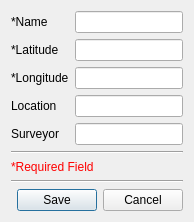
<?xml version="1.0" encoding="UTF-8"?>
<ui version="4.0">
 <class>dlg_beaconForm</class>
 <widget class="QDialog" name="dlg_beaconForm">
  <property name="geometry">
   <rect>
    <x>0</x>
    <y>0</y>
    <width>233</width>
    <height>255</height>
   </rect>
  </property>
  <property name="cursor">
   <cursorShape>PointingHandCursor</cursorShape>
  </property>
  <property name="windowTitle">
   <string>Beacon Form</string>
  </property>
  <property name="modal">
   <bool>true</bool>
  </property>
  <layout class="QGridLayout" name="gridLayout">
   <property name="sizeConstraint">
    <enum>QLayout::SetFixedSize</enum>
   </property>
   <item row="0" column="0">
    <layout class="QVBoxLayout" name="verticalLayout">
     <item>
      <layout class="QFormLayout" name="formLayout">
       <property name="fieldGrowthPolicy">
        <enum>QFormLayout::AllNonFixedFieldsGrow</enum>
       </property>
       <item row="0" column="0">
        <widget class="QLabel" name="lb_name">
         <property name="text">
          <string>*Name</string>
         </property>
        </widget>
       </item>
       <item row="0" column="1">
        <widget class="QLineEdit" name="lnedt_name">
         <property name="required" stdset="0">
          <bool>true</bool>
         </property>
         <property name="type" stdset="0">
          <string>string</string>
         </property>
         <property name="db_field" stdset="0">
          <string>beacon</string>
         </property>
        </widget>
       </item>
       <item row="1" column="0">
        <widget class="QLabel" name="lb_lat">
         <property name="text">
          <string>*Latitude</string>
         </property>
        </widget>
       </item>
       <item row="1" column="1">
        <widget class="QLineEdit" name="lnedt_lat">
         <property name="required" stdset="0">
          <bool>true</bool>
         </property>
         <property name="type" stdset="0">
          <string>double</string>
         </property>
         <property name="db_field" stdset="0">
          <string>y</string>
         </property>
        </widget>
       </item>
       <item row="2" column="0">
        <widget class="QLabel" name="lbl_long">
         <property name="text">
          <string>*Longitude</string>
         </property>
        </widget>
       </item>
       <item row="2" column="1">
        <widget class="QLineEdit" name="lnedt_long">
         <property name="required" stdset="0">
          <bool>true</bool>
         </property>
         <property name="type" stdset="0">
          <string>double</string>
         </property>
         <property name="db_field" stdset="0">
          <string>x</string>
         </property>
        </widget>
       </item>
       <item row="3" column="0">
        <widget class="QLabel" name="lbl_loc">
         <property name="text">
          <string>Location</string>
         </property>
        </widget>
       </item>
       <item row="3" column="1">
        <widget class="QLineEdit" name="lnedt_loc">
         <property name="required" stdset="0">
          <bool>false</bool>
         </property>
         <property name="type" stdset="0">
          <string>string</string>
         </property>
         <property name="db_field" stdset="0">
          <string>location</string>
         </property>
        </widget>
       </item>
       <item row="4" column="0">
        <widget class="QLabel" name="lbl_surveyor">
         <property name="text">
          <string>Surveyor</string>
         </property>
        </widget>
       </item>
       <item row="4" column="1">
        <widget class="QLineEdit" name="lnedt_surveyor">
         <property name="required" stdset="0">
          <bool>false</bool>
         </property>
         <property name="type" stdset="0">
          <string>string</string>
         </property>
         <property name="db_field" stdset="0">
          <string>name</string>
         </property>
        </widget>
       </item>
      </layout>
     </item>
     <item>
      <widget class="Line" name="line">
       <property name="orientation">
        <enum>Qt::Horizontal</enum>
       </property>
      </widget>
     </item>
     <item>
      <widget class="QLabel" name="label">
       <property name="text">
        <string>&lt;html&gt;&lt;head/&gt;&lt;body&gt;&lt;p&gt;&lt;span style=&quot; color:#ff0000;&quot;&gt;*Required Field&lt;/span&gt;&lt;/p&gt;&lt;/body&gt;&lt;/html&gt;</string>
       </property>
      </widget>
     </item>
     <item>
      <widget class="Line" name="line_2">
       <property name="orientation">
        <enum>Qt::Horizontal</enum>
       </property>
      </widget>
     </item>
     <item>
      <widget class="QDialogButtonBox" name="btnbx_options">
       <property name="standardButtons">
        <set>QDialogButtonBox::Cancel|QDialogButtonBox::Save</set>
       </property>
      </widget>
     </item>
    </layout>
   </item>
  </layout>
 </widget>
 <resources/>
 <connections/>
</ui>
